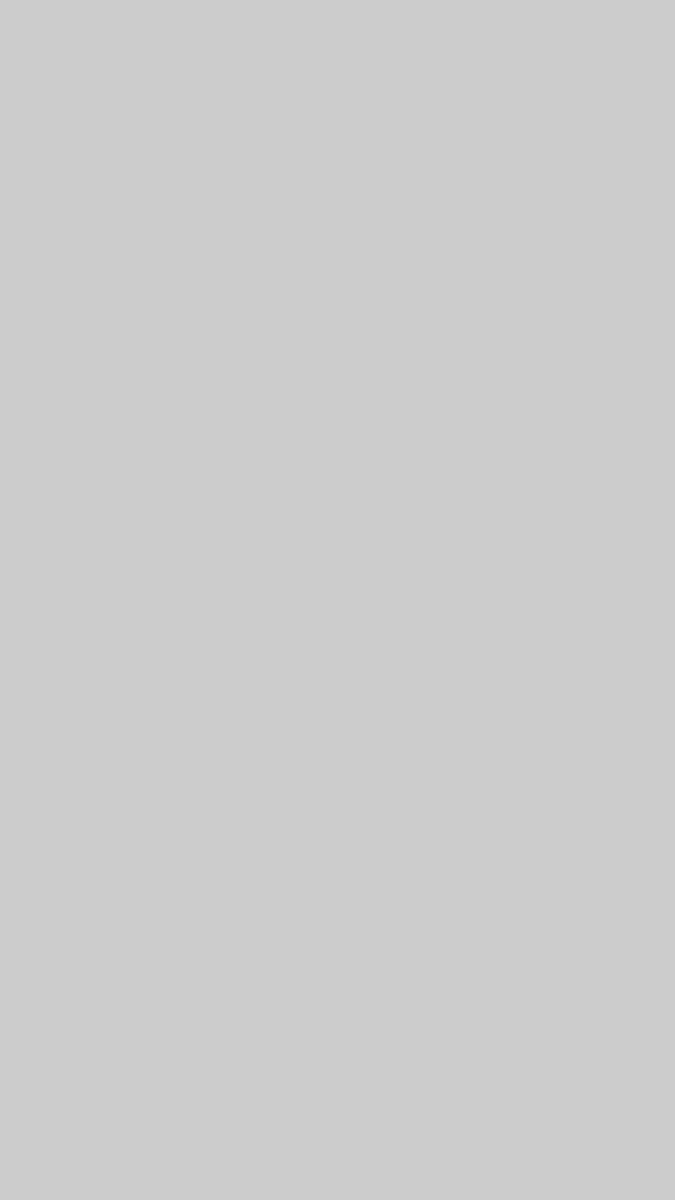
Frame 1 (no input)
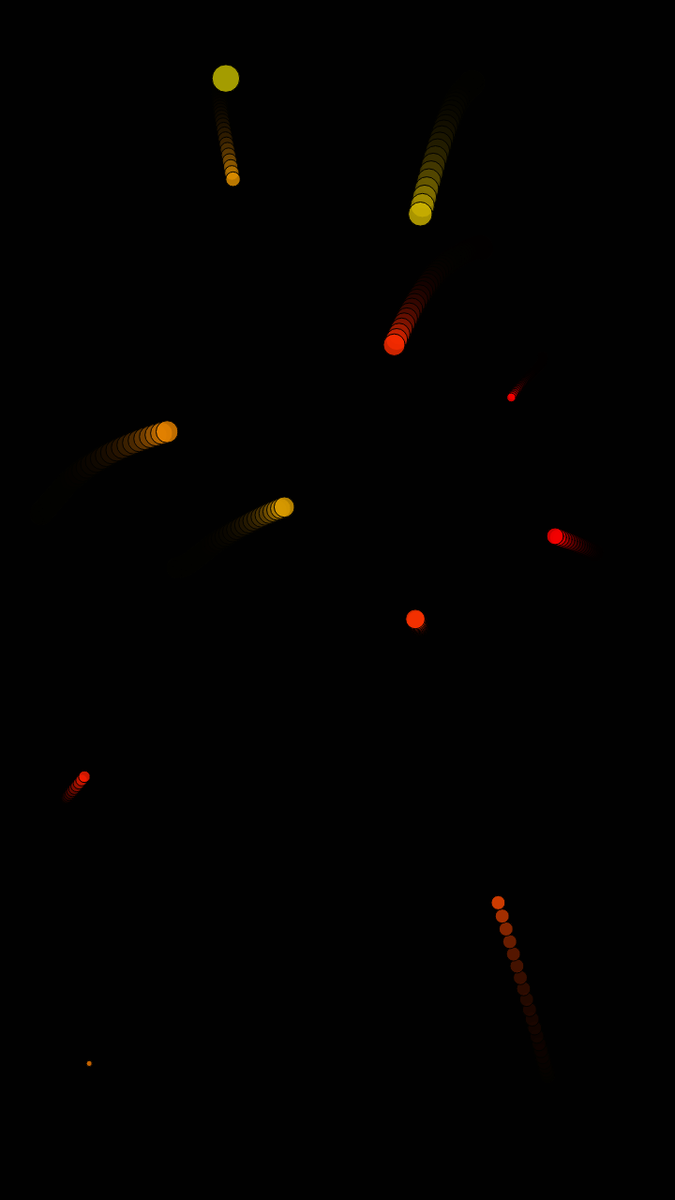
Frame 60 (no input)
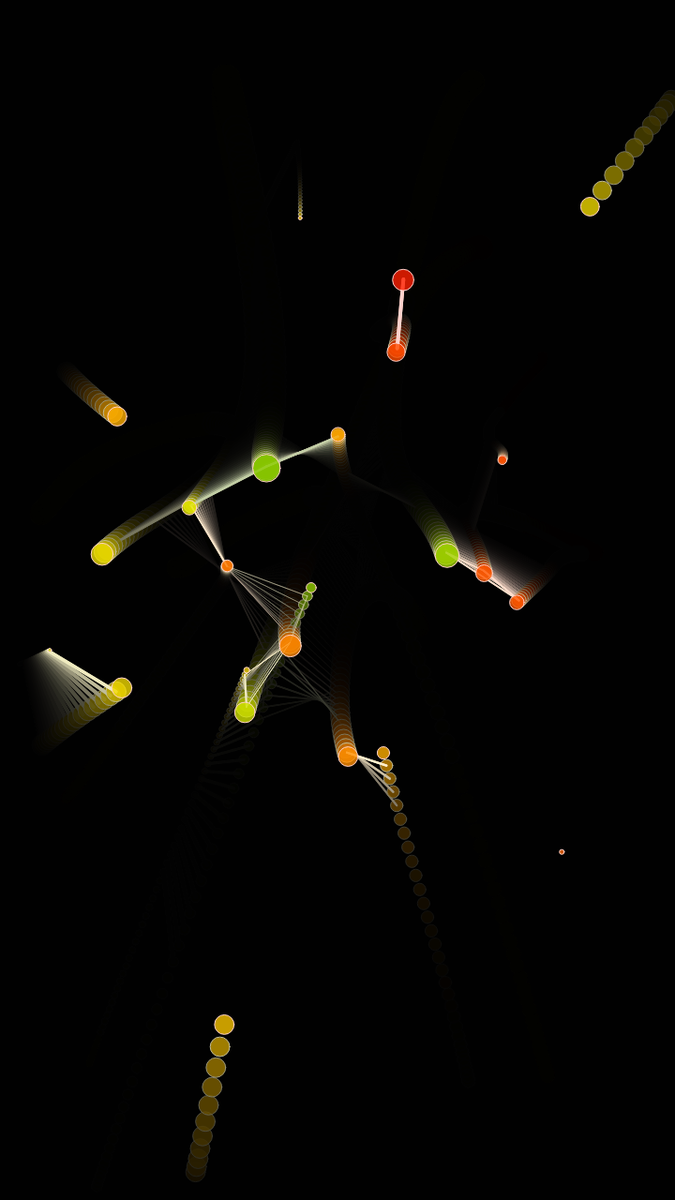
Frame 120 (the mouse pressed at the canvas centre since frame 60)

The p5.js sketch that drew these frames (run headless with seeded random() and noise() and a simulated clock; from frame 60 on, the mouse is pressed at the canvas centre):

// p5.js sketch
// ── sketch.js
let p = [];
function setup() {


  createCanvas(720, 1280);
  textSize(width / 30);
  colorMode(HSB, 100);
  textAlign(CENTER);
}

function draw() {

  if (frameCount % 10 === 0  && p.length < 60) {
    p.push(new Particle(random(width), random(height)));
    p.push(new Particle(random(width), random(height)));
  }
  background(0,20);

  for (let i = 0; i < p.length; i++) {
    let ax = 0;
    let ay = 0;

    for (let j = 0; j < p.length; j++) {
      if (i !== j) {

        let dis = dist(p[i].x, p[i].y, p[j].x, p[j].y)

        let dx = p[j].x - p[i].x;
        let dy = p[j].y - p[i].y;
        let d = sqrt(dx * dx + dy * dy);
        if (d < 1) {
          d = 1;
        }

        if (dis < 100) {
          let d2 = min(dist(p[i].x, p[i].y, width/2, height/2), dist(p[j].x, p[j].y, width/2, height/2))
          let sw = map(d2,0,360,0,5)
          strokeWeight(sw)
          stroke((frameCount / 10 + p[i].h) % 100, 20, 100 - p[i].h * 2);
          line(p[i].x, p[i].y, p[j].x, p[j].y)
          strokeWeight(1)
        }

        let f = (d - 300) * p[j].mass / d;
        ax += f * dx;
        ay += f * dy;
      }
    }
    p[i].vx = p[i].vx * 0.97 + ax * p[i].mass;
    p[i].vy = p[i].vy * 0.97 + ay * p[i].mass;
  }

  for (let i = 0; i < p.length; i++) {
    p[i].move();
    p[i].display();
    if (p[i].timer > 300) {
      p.splice(i, 1);
    }
  }
}

function addNewParticle() {
  p.push(new Particle(mouseX, mouseY));
}

class Particle {

  constructor(x, y) {
    this.x = x;
    this.y = y;
    this.vx = 0;
    this.vy = 0;
    this.mass = random(0.003, 0.03)
    this.h = random(-10, 10);
    this.timer = 0;
  }

  display() {
    fill((frameCount / 10 + this.h) % 100, 100, 100 - this.h * 2, 80);
    ellipse(this.x, this.y, this.mass * 1000, this.mass * 1000);
  }

  move() {
    this.x += this.vx;
    this.y += this.vy;
    this.timer++;
  }
}



function mouseClicked() {
  addNewParticle();
}



function mouseDragged() {
  addNewParticle();
}
